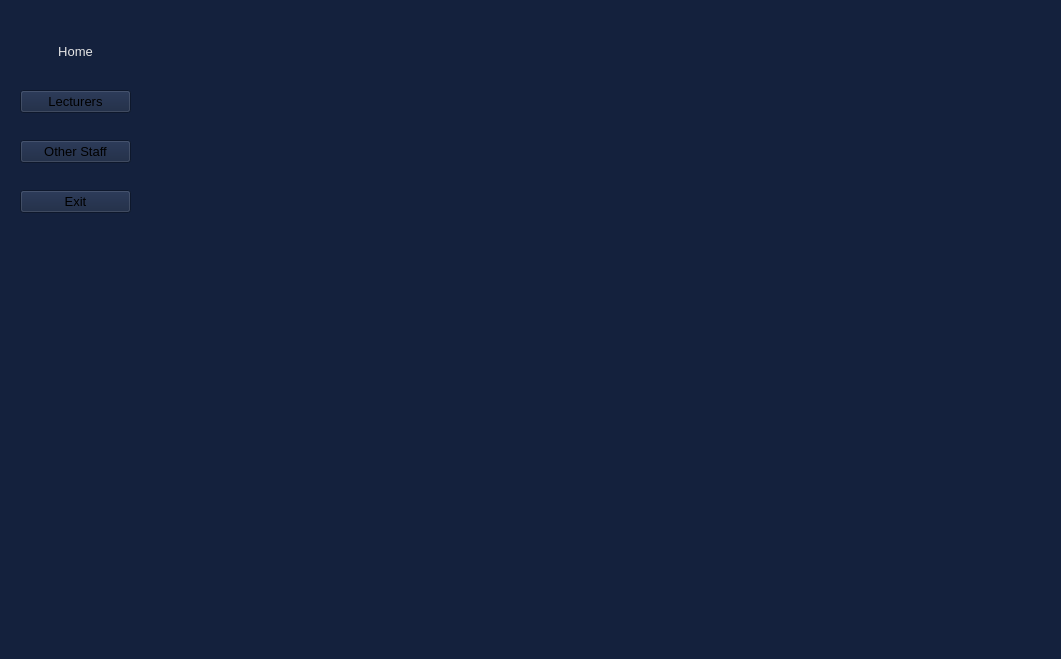
<?xml version="1.0" encoding="UTF-8"?>
<ui version="4.0">
 <class>MainWindow</class>
 <widget class="QMainWindow" name="MainWindow">
  <property name="geometry">
   <rect>
    <x>0</x>
    <y>0</y>
    <width>1061</width>
    <height>659</height>
   </rect>
  </property>
  <property name="windowTitle">
   <string>MainWindow</string>
  </property>
  <property name="styleSheet">
   <string notr="true">background-color: #14213D</string>
  </property>
  <widget class="QWidget" name="centralwidget">
   <widget class="QStackedWidget" name="stackedWidget">
    <property name="geometry">
     <rect>
      <x>160</x>
      <y>0</y>
      <width>901</width>
      <height>661</height>
     </rect>
    </property>
    <property name="cursor">
     <cursorShape>UpArrowCursor</cursorShape>
    </property>
    <widget class="QWidget" name="Home"/>
    <widget class="QWidget" name="Lecturers"/>
    <widget class="QWidget" name="Staff"/>
   </widget>
   <widget class="QPushButton" name="homeButton">
    <property name="geometry">
     <rect>
      <x>20</x>
      <y>40</y>
      <width>111</width>
      <height>23</height>
     </rect>
    </property>
    <property name="font">
     <font>
      <family>Helvetica</family>
      <pointsize>10</pointsize>
     </font>
    </property>
    <property name="cursor">
     <cursorShape>PointingHandCursor</cursorShape>
    </property>
    <property name="styleSheet">
     <string notr="true">QPushButton{

	color: #e5e5e5;
	border:none;
	background-color: transparent;
	
}</string>
    </property>
    <property name="text">
     <string>Home</string>
    </property>
   </widget>
   <widget class="QPushButton" name="Lecturerbtn">
    <property name="geometry">
     <rect>
      <x>20</x>
      <y>90</y>
      <width>111</width>
      <height>23</height>
     </rect>
    </property>
    <property name="font">
     <font>
      <family>Helvetica</family>
      <pointsize>10</pointsize>
     </font>
    </property>
    <property name="cursor">
     <cursorShape>PointingHandCursor</cursorShape>
    </property>
    <property name="text">
     <string>Lecturers</string>
    </property>
   </widget>
   <widget class="QPushButton" name="Staffbtn">
    <property name="geometry">
     <rect>
      <x>20</x>
      <y>140</y>
      <width>111</width>
      <height>23</height>
     </rect>
    </property>
    <property name="font">
     <font>
      <family>Helvetica</family>
      <pointsize>10</pointsize>
     </font>
    </property>
    <property name="cursor">
     <cursorShape>PointingHandCursor</cursorShape>
    </property>
    <property name="text">
     <string>Other Staff</string>
    </property>
   </widget>
   <widget class="QPushButton" name="Staffbtn_2">
    <property name="geometry">
     <rect>
      <x>20</x>
      <y>190</y>
      <width>111</width>
      <height>23</height>
     </rect>
    </property>
    <property name="font">
     <font>
      <family>Helvetica</family>
      <pointsize>10</pointsize>
     </font>
    </property>
    <property name="cursor">
     <cursorShape>PointingHandCursor</cursorShape>
    </property>
    <property name="text">
     <string>Exit</string>
    </property>
   </widget>
  </widget>
 </widget>
 <resources/>
 <connections/>
</ui>
